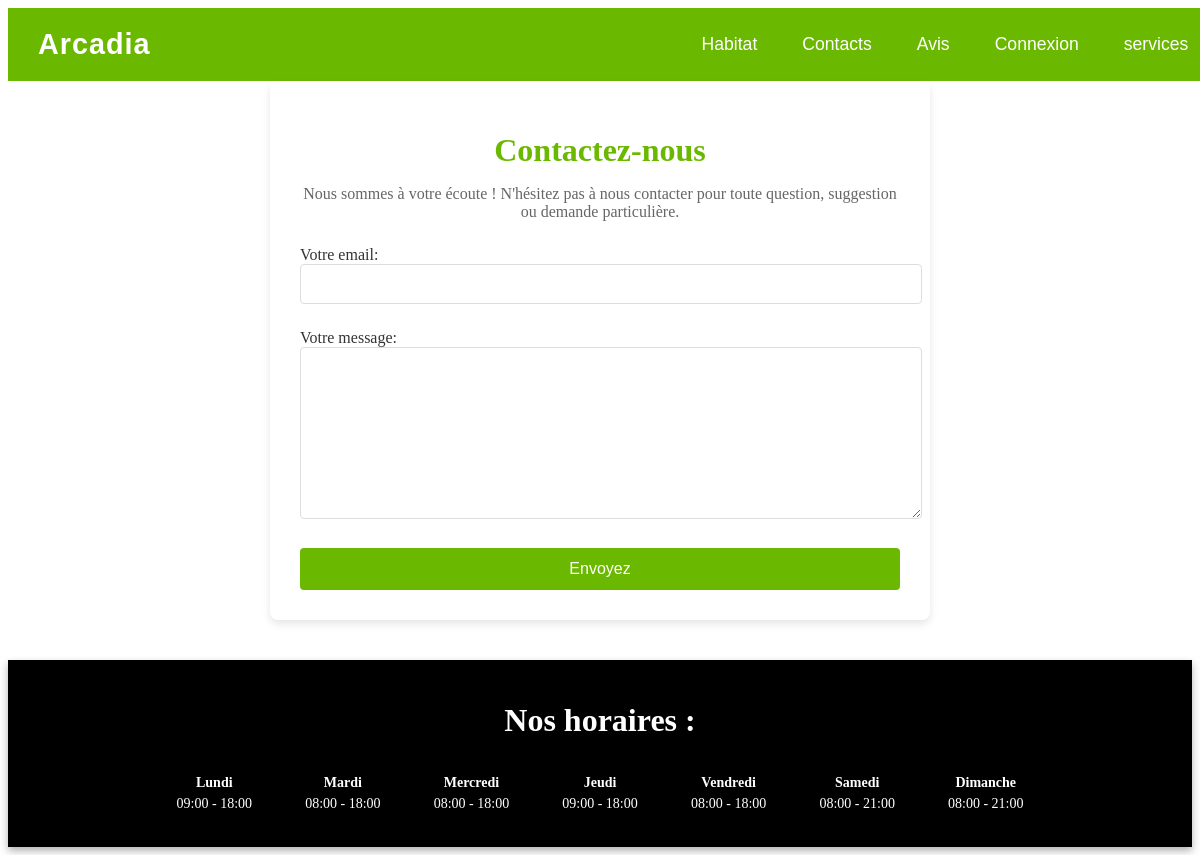
/contacts.php, run on the app's committed database.
### tables this page shows
CREATE TABLE `horaires` (
  `id` int(11) NOT NULL,
  `jour` varchar(20) NOT NULL,
  `ouverture` time DEFAULT NULL,
  `fermeture` time DEFAULT NULL
);

### contacts.php (the view, shortened to what this page needs)
<!DOCTYPE html>
<html lang="fr">
<head>
    <link rel="stylesheet" href="css/formcontact.css">
    <link rel="stylesheet" href="css/header.css">
    <link rel="stylesheet" href="css/footer.css">
</head>
<body>
    <?php include 'php/header.php'; ?>
    <div class="contact-container">
        <h1>Contactez-nous</h1>
        <p>Nous sommes à votre écoute ! N'hésitez pas à nous contacter pour toute question, suggestion ou demande particulière.</p>
        <form
  action="https://formspree.io/f/xldelrer"
  method="POST"
>
  <label>
    Votre email:
    <input type="email" name="email">
  </label>
  <label>
    Votre message:
    <textarea name="message"></textarea>
  </label>
  <button type="submit">Envoyez</button>
</form>
    </div>
</body>
<?php
include 'login/db.php';
$sql = "SELECT * FROM horaires";
$stmt = $pdo->prepare($sql);
$stmt->execute();
$horaires = $stmt->fetchAll(PDO::FETCH_ASSOC);
?>
<footer class="footer">
    <div class="footer-content">
        <h1>Nos horaires :</h1>
        <div class="horaires-container">
            <?php foreach ($horaires as $horaire): ?>
                <div class="jour">
                    <p><?php echo $horaire['jour']; ?></p>
                    <p><?php echo date('H:i', strtotime($horaire['ouverture'])) . ' - ' . date('H:i', strtotime($horaire['fermeture'])); ?></p>
                </div>
            <?php endforeach; ?>
        </div>
    </div>
</footer>
</html>

### css/formcontact.css (style rules this page uses)
.contact-container { background-color: #fff; max-width: 600px; margin: 0 auto; padding: 30px; border-radius: 8px; box-shadow: 0 4px 8px rgba(0, 0, 0, 0.1); text-align: center; }
.contact-container h1 { color: #6BB800; margin-bottom: 15px; }
.contact-container p { color: #666; margin-bottom: 25px; }
.contact-container form { display: flex; flex-direction: column; }
.contact-container label { font-size: 16px; margin-bottom: 10px; color: #333; text-align: left; }
.contact-container input[type="email"], .contact-container textarea { padding: 10px; margin-bottom: 15px; border: 1px solid #ddd; border-radius: 4px; font-size: 16px; width: 100%; transition: border-color 0.3s ease; }
.contact-container textarea { height: 150px; resize: vertical; }
.contact-container button { padding: 12px 20px; background-color: #6BB800; color: white; border: none; border-radius: 4px; font-size: 16px; cursor: pointer; transition: background-color 0.3s ease; }

### css/footer.css (style rules this page uses)
.footer { background-color: #000000; color: #ffffff; padding: 20px; text-align: center; margin-top: 40px; box-shadow: 0 4px 8px rgba(0, 0, 0, 0.3); }
.footer p { margin: 5px 0; font-size: 16px; }
.footer-content { max-width: 900px; margin: 0 auto; }
.horaires-container { display: flex; justify-content: space-between; flex-wrap: nowrap; margin-top: 20px; }
.jour { text-align: center; margin: 10px; flex: 1 1 120px; max-width: 120px; }
.jour p { margin: 5px 0; font-size: 14px; }
.jour p:first-child { font-weight: bold; }

### data on the page
horaires: jour "Lundi", ouverture "09:00", fermeture "18:00"
horaires: jour "Mardi", ouverture "08:00", fermeture "18:00"
horaires: jour "Mercredi", ouverture "08:00", fermeture "18:00"
horaires: jour "Jeudi", ouverture "09:00", fermeture "18:00"
horaires: jour "Vendredi", ouverture "08:00", fermeture "18:00"
horaires: jour "Samedi", ouverture "08:00", fermeture "21:00"
horaires: jour "Dimanche", ouverture "08:00", fermeture "21:00"
